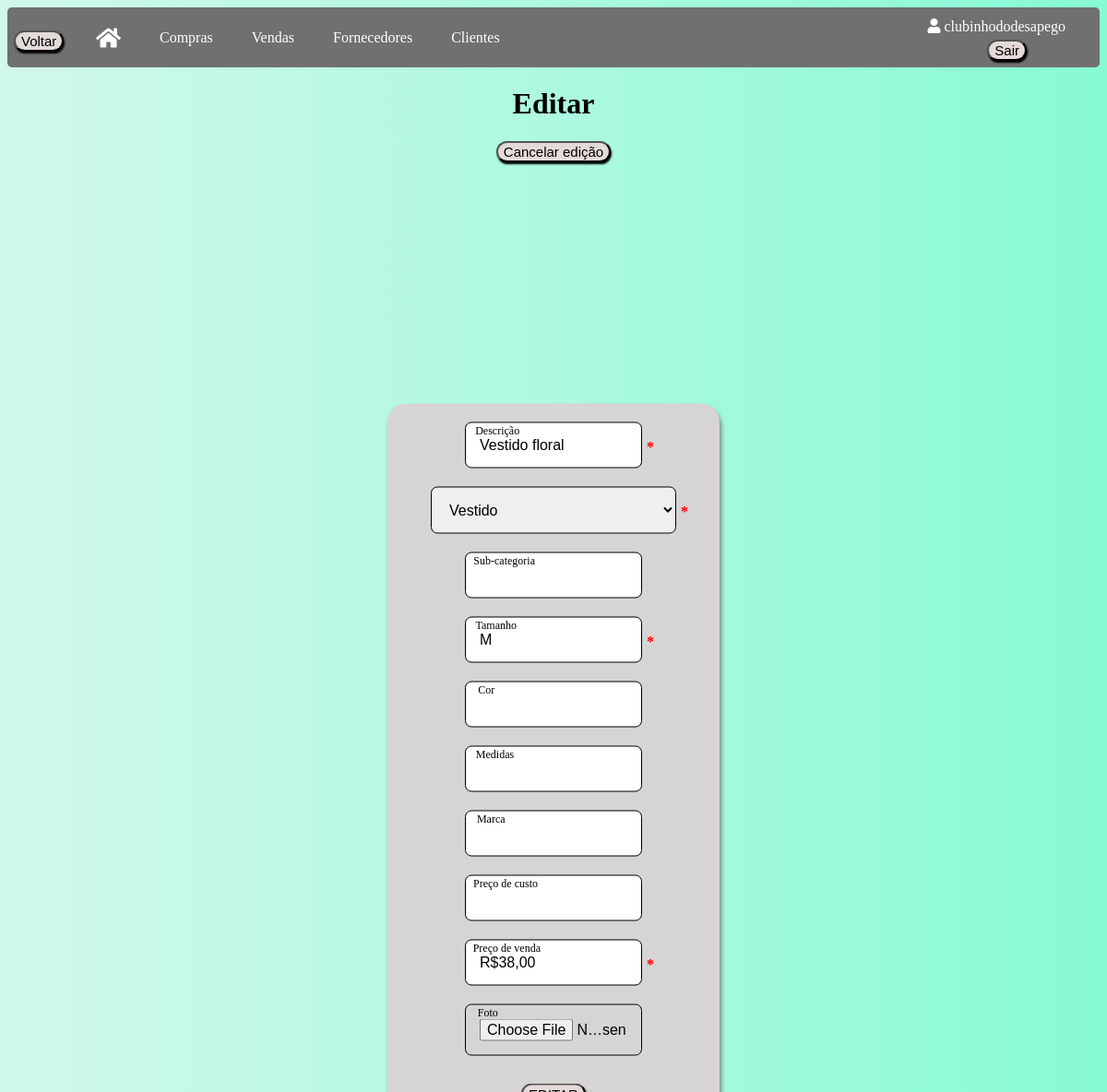
/editarprodutos/2 (signed in), run on an earlier commit of the app's database.
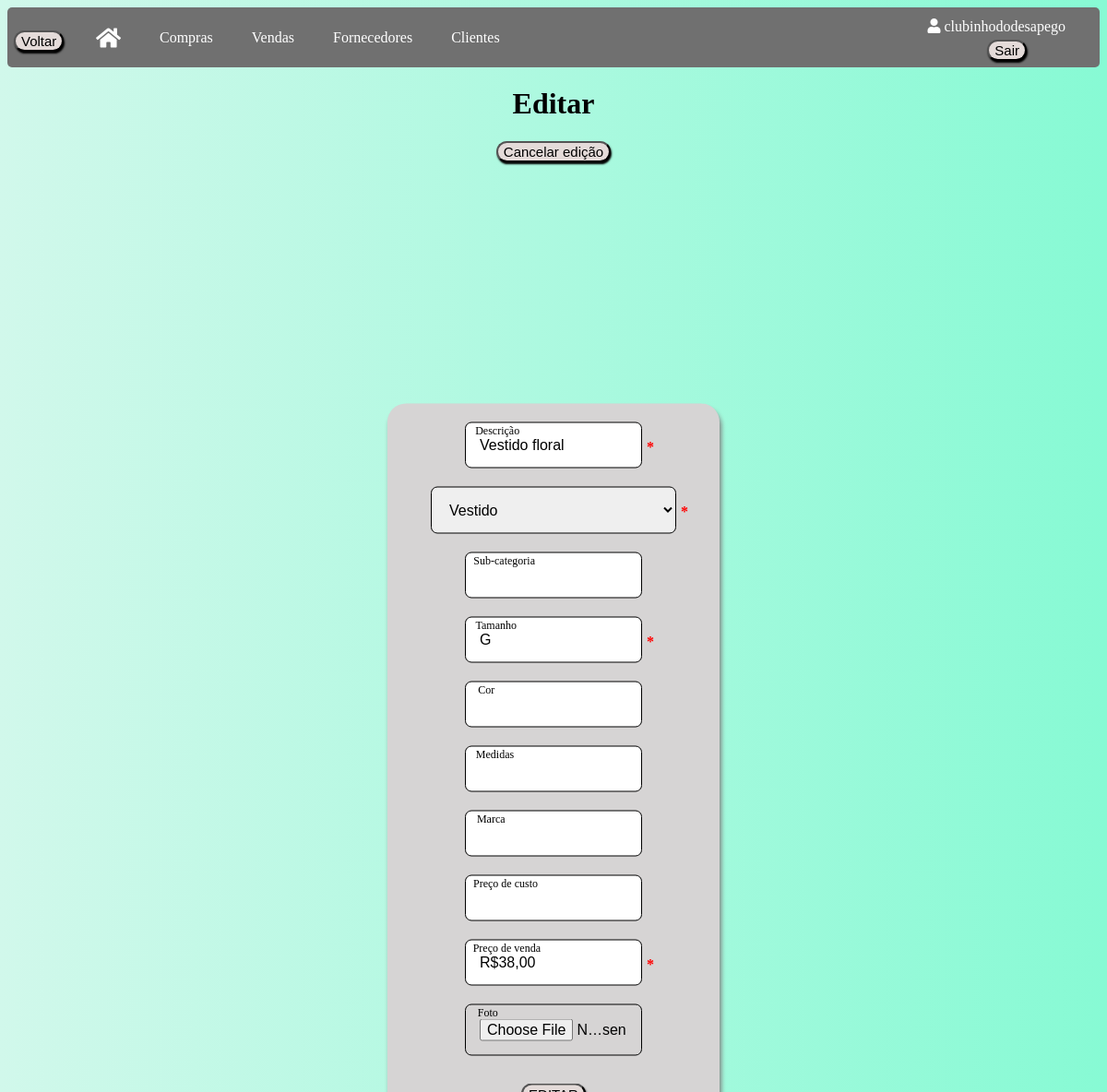
And on a later commit of the database.
### app/models/tables.py (models this page shows, shortened)
class Produto(db.Model):
    __tablename__ = "produtos"
    id = db.Column(db.Integer, primary_key=True, autoincrement=True)
    descricao = db.Column(db.String(120))
    categoria = db.Column(db.String(80))
    sub_categoria = db.Column(db.String(80))
    tamanho = db.Column(db.String(30))
    cor = db.Column(db.String(30))
    medidas = db.Column(db.Integer)
    marca = db.Column(db.String(80))
    preco_custo = db.Column(db.Integer)
    preco_venda = db.Column(db.Integer)
    foto = db.Column(db.LargeBinary)
    vendido = db.Column(db.Boolean, default=False)
    id_usuario = db.Column(db.Integer, db.ForeignKey('usuarios.id'))
    vendas = db.relationship('Venda', secondary=produtos_vendas, back_populates='produtos')

### app/default.py (the view, shortened to what this page needs)
@login_required
@app.route("/editarprodutos/<int:id>", methods=['GET', 'POST'])
def editar_produtos(id):
    produtos = Produto.query.filter_by(id=id, id_usuario=current_user.id).first()
    if produtos is None:
        return jsonify({"error": "Produto não encontrado"}), 404
    return render_template("editarprodutos.html", produtos=produtos)

### app/default.py (called while the page is built)
@login_manager.user_loader
def load_user(id_usuario):
    return Usuario.query.get(int(id_usuario))

### app/templates/editarprodutos.html (shortened to what the changed rows need)
<!DOCTYPE html>
<html lang="en">
<head>
    <link rel="stylesheet" type="text/css" href="{{ url_for('static', filename='css/produtos.css') }}">
    <link rel="stylesheet" href="https://cdnjs.cloudflare.com/ajax/libs/font-awesome/5.15.3/css/all.min.css">
    <link rel="stylesheet" type="text/css" href="https://cdn.datatables.net/1.11.5/css/jquery.dataTables.min.css">
</head>
<body>
    <h1 class="titulo">Editar</h1>
    <div id="container-login" class="produtos-section">
        <form action="{{ url_for('editar_produtos', id=produtos.id) }}" method="POST">
            <section id="produtos">
                <div class="input-container">
                    <input type="text" name="descricao" value="{{ produtos.descricao }}" class="input-field" required>
                    <label for="descricao" class="input-label">Descrição</label>
                    <span class="required-asterisk">*</span>
                </div>
                <div class="input-container">
                    <select name="categoria" id="categoria" class="input-field">
                        <option value="Vestido" {% if produtos.categoria == 'Vestido' %}selected{% endif %}>Vestido</option>
                    </select>
                    <span class="required-asterisk">*</span>
                </div>
                <div class="input-container">
                    <input type="text" name="tamanho" value="{{ produtos.tamanho }}" class="input-field" required>
                    <label for="tamanho" class="input-label">Tamanho</label>
                    <span class="required-asterisk">*</span>
                </div>
                <div class="input-container">
                    <input type="text" name="preco_venda" value="{{ produtos.preco_venda }}" class="input-field formatar-reais" required>
                    <label for="preco_venda" class="input-label">Preço de venda</label>
                    <span class="required-asterisk">*</span>
                </div>
                <div class="input-container">
                    <input type="file" name="foto" value="{{ produtos.foto }}" class="input-field" accept="image/*">
                    <label for="foto" class="input-label">Foto</label>
                </div>
            </section>
        </form>
    </div>
</body>
</html>

What changed in the data, as far as the page shows it:
changed Produto "Vestido floral": tamanho "M" → "G"
